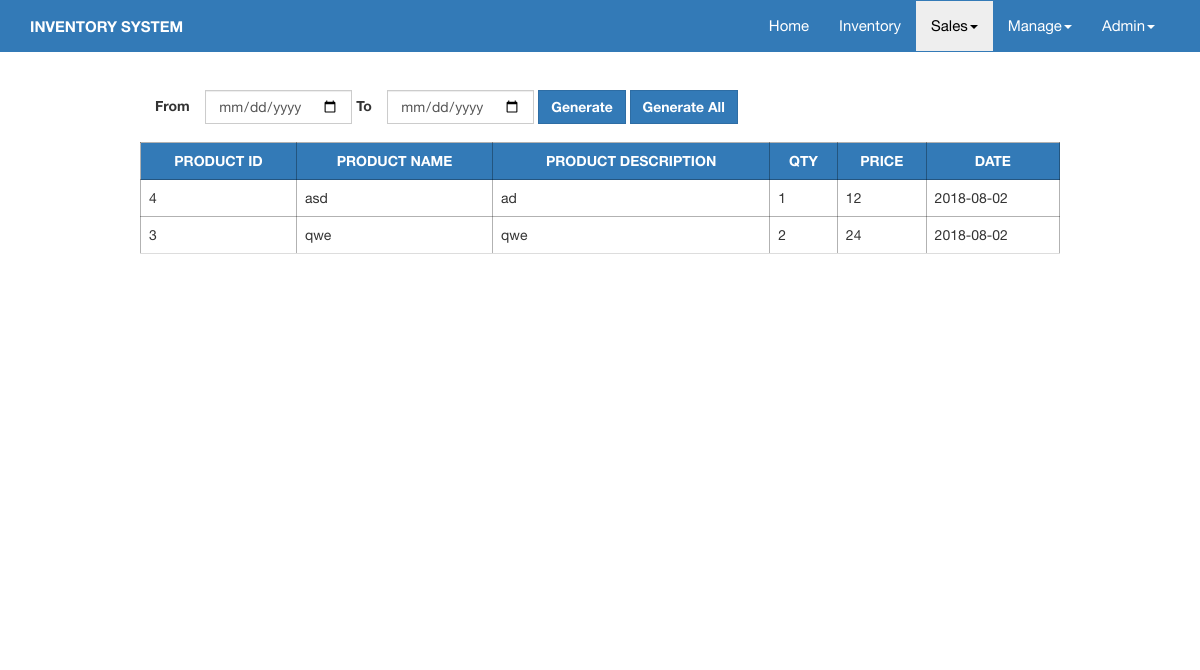
The app's page /admin/allsales.php (signed in) with its own data.
### tables this page shows
CREATE TABLE IF NOT EXISTS `tbl_sale` (
`id` int(11) NOT NULL,
  `product_id` int(11) NOT NULL,
  `customer_name` varchar(100) NOT NULL,
  `seller_id` int(11) NOT NULL,
  `qty` int(11) NOT NULL,
  `date_sold` varchar(64) NOT NULL,
  `total_price` varchar(64) NOT NULL,
  `temp_id` int(11) NOT NULL
);

CREATE TABLE IF NOT EXISTS `tbl_products` (
`id` int(11) NOT NULL,
  `product_name` varchar(255) NOT NULL,
  `product_desc` varchar(255) NOT NULL,
  `price` varchar(32) NOT NULL
);

### admin/allsales.php (the view, shortened to what this page needs)
<?php
include '../header.php';
include '../connection/connect.php';
?>
</div>
<div class="container-fluid">
    <div class="row">
        <div class="col-md-1"></div>
        <div class="col-md-10">
            <div class="row">
                <div class="col-md-12">
                    <form class="navbar-form navbar-left" method="post" action="../functions/search.php">
                        <p>
                            <label>From &nbsp&nbsp&nbsp</label><input type="date" name = from class="form-control" id = "myInput">
                            <label>To &nbsp&nbsp&nbsp</label><input type="date" name = "to" class="form-control" id = "myInput">
                            <input type="submit" class="btn btn-primary" name = "generate" value="Generate">
                            <input type="submit" class="btn btn-primary" name = "generate_all" value="Generate All">
                        </p>
                    </form>
                </div>
            </div>
            <div class = "">
                <div class="scroll">
                    <table class="table table-bordered">
                        <thead>
                        <tr>
                            <th>PRODUCT ID</th>
                            <th>PRODUCT NAME</th>
                            <th>PRODUCT DESCRIPTION</th>
                            <th>QTY</th>
                            <th>PRICE</th>
                            <th>DATE</th>
                        </tr>
                        </thead>
                        <tbody>
                        <tr>
                            <?php
                            $from = $_GET['from'];
                            $to = $_GET['to'];
                            if($from == 0 || $to == 0){
                                $sql = mysqli_query($conn,"SELECT * FROM tbl_sale LEFT JOIN tbl_products ON tbl_products.id = tbl_sale.product_id ORDER BY tbl_sale.id");
                            }
                            else{
                                $sql = mysqli_query($conn,"SELECT * FROM tbl_sale LEFT JOIN tbl_products ON tbl_products.id = tbl_sale.product_id WHERE date_sold >= '$from' AND date_sold <= '$to'");
                            }
                            if(empty(mysqli_num_rows($sql))){
                                echo "<td colspan='7' class='text-center'>No sales records.</td>";
                            }
                            else {
                                while ($row = mysqli_fetch_array($sql)) {
                                    echo "<td>" . $row['id'] . "</td>";
                                    echo "<td>" . $row['product_name'] . "</td>";
                                    echo "<td>" . $row['product_desc'] . "</td>";
                                    echo "<td>" . $row['qty'] . "</td>";
                                    echo "<td>" . $row['total_price'] . "</td>";
                                    echo "<td>" . $row['date_sold'] . "</td></tr><tr>";
                                }
                            }
                            ?>
                        </tr>
                        </tbody>
                    </table>
                </div>
            </div>
        </div>
        <div class="col-md-1"></div>
    </div>
<?php include '../footer.php';?>

### header.php (shortened to what this page needs)
<!DOCTYPE html>
<html>
<head>
    <link rel="stylesheet" href="<?= URL ?>assets/css/bootstrap.css" >
    <link rel="stylesheet" href="<?= URL ?>assets/css/main.css" >
</head>
<body>
<?php
    $url = $_SERVER['PHP_SELF'];
?>
<div class="outer-wrapper">
    <div class="row">
                <?php
                     if(isset($_SESSION['admin'])) {
                        ?>
                        <nav class="navbar navbar-bg">
                            <div class="container">
                                <div class="navbar-header">
                                    <a class="navbar-brand" href="<?= URL ?>admin?cust_id=0"><b>INVENTORY SYSTEM</b></a>
                                </div>
                                <div class="collapse navbar-collapse" id="bs-example-navbar-collapse-1">
                                    <ul class="nav navbar-nav navbar-right">
                                        <li class="<?= $url == URL."admin/index.php" ? 'active-link' : '' ?>"><a href="<?= URL ?>admin">Home<span class="sr-only">(current)</span></a></li>
                                        <li class="<?= $url == URL."admin/inventory.php" ? 'active-link' : '' ?>"><a href="<?= URL ?>admin/inventory.php?from=0&to=0">Inventory</a></li>
                                        <li class="dropdown <?= $url == URL."admin/allsales.php" || $url ==  URL."admin/currentsales.php" ? 'active-link' : '' ?>">
                                            <a href="#" class="dropdown-toggle" data-toggle="dropdown" role="button"
                                               aria-haspopup="true" aria-expanded="false">Sales<span
                                                        class="caret"></span></a>
                                        </li>
                                        <li class="dropdown <?= $url == URL.'admin/viewProducts.php' || $url ==  URL.'admin/viewStudents.php' || $url ==  URL.'admin/viewFaculty.php' ? 'active-link' : '' ?>">
                                            <a href="#" class="dropdown-toggle" data-toggle="dropdown" role="button"
                                               aria-haspopup="true" aria-expanded="false">Manage<span
                                                        class="caret"></span></a>
                                        </li>
                                        <li class="dropdown <?= $url == URL."admin/changepword.php" ? 'active-link' : '' ?>">
                                            <a href="#" class="dropdown-toggle" data-toggle="dropdown" role="button"
                                               aria-haspopup="true" aria-expanded="false"><?= $_SESSION['name']?><span
                                                        class="caret"></span></a>
                                        </li>
                                    </ul>
                                </div>
                            </div>
                        </nav>
        <?php }
            else{
                echo"
                    <br><br><br><br>
                ";
            }
        ?>

### footer.php (shortened to what this page needs)
</div>
<br><br>
</body>
</html>

### assets/css/main.css (style rules this page uses)
body { font-family: 'Helvetica Neue'; }
.outer-wrapper { overflow: hidden; }
.navbar-bg { padding: 0px; background-color: #337ab7 !important; }
a.navbar-brand, ul li a { color: #fff !important; font-size: 1.5rem; }
.navbar-collapse .navbar-nav li { display: block; }
.navbar-brand { display: block; }
.scroll { overflow-y: scroll; height: 500px; }
tr th { background-color: #337ab7; text-align: center; color: #fff; }
table thead tr th, table tbody tr td { border: 1px solid rgba(0,0,0,0.3) !important; }
table { padding: 0px !important; }
.navbar-bg { background-color: #505050; }
.container-fluid { margin: 10px 30px; }
.btn { font-weight: bolder; }
.btn { border-radius: 0px; }
.form-control, .input-group-addon { border-radius: 0px; }
.active-link a { background-color: #EEEEEE; color: #000 !important; }

### records on screen
tbl_sale: product "4", product.product_name "asd", product.product_desc "ad", qty "1", total_price "12", date_sold "2018-08-02"
tbl_sale: product "3", product.product_name "qwe", product.product_desc "qwe", qty "2", total_price "24", date_sold "2018-08-02"

### other values on screen
$_SESSION['name'] "Admin"
